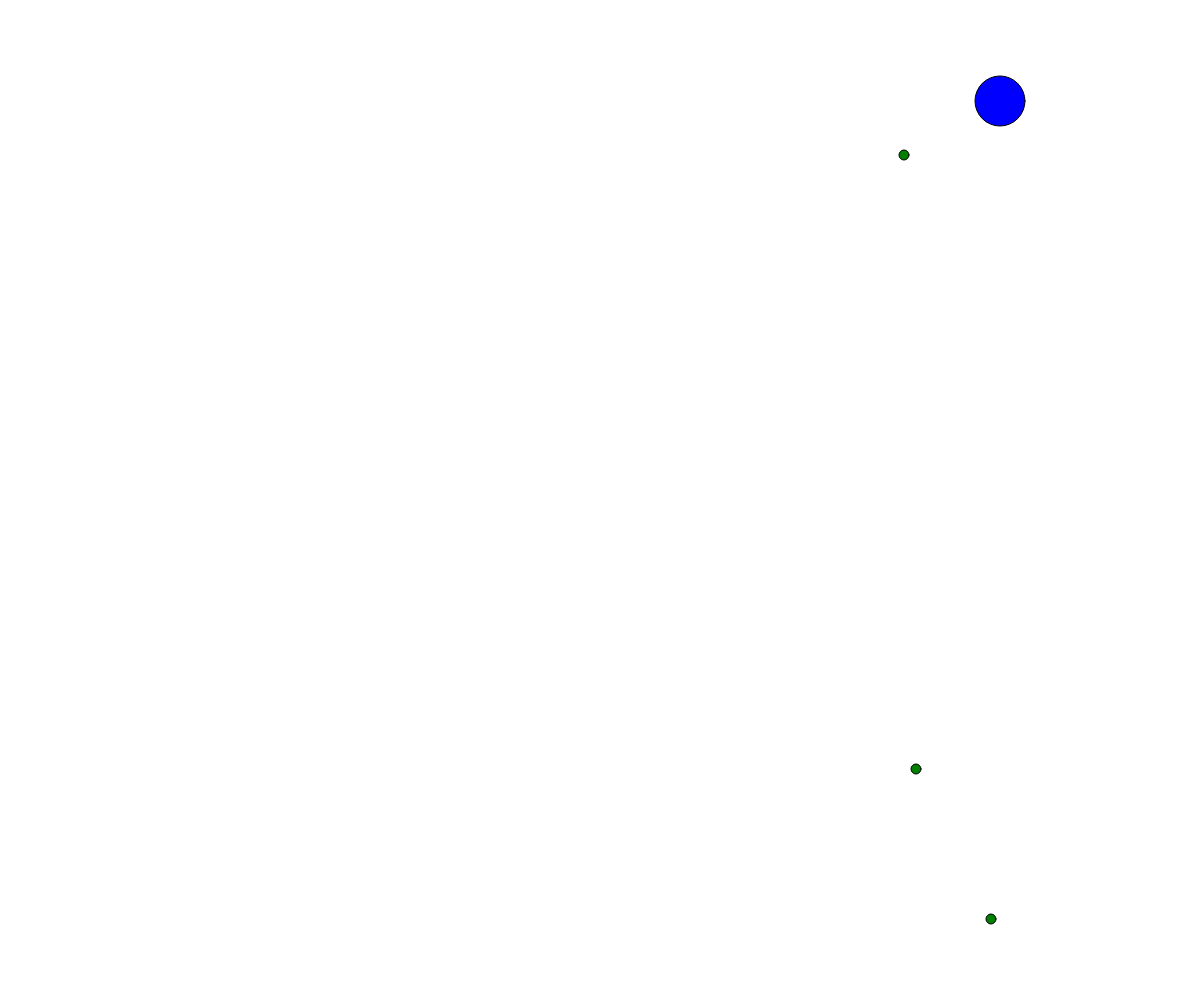
Frame 1 (no input)
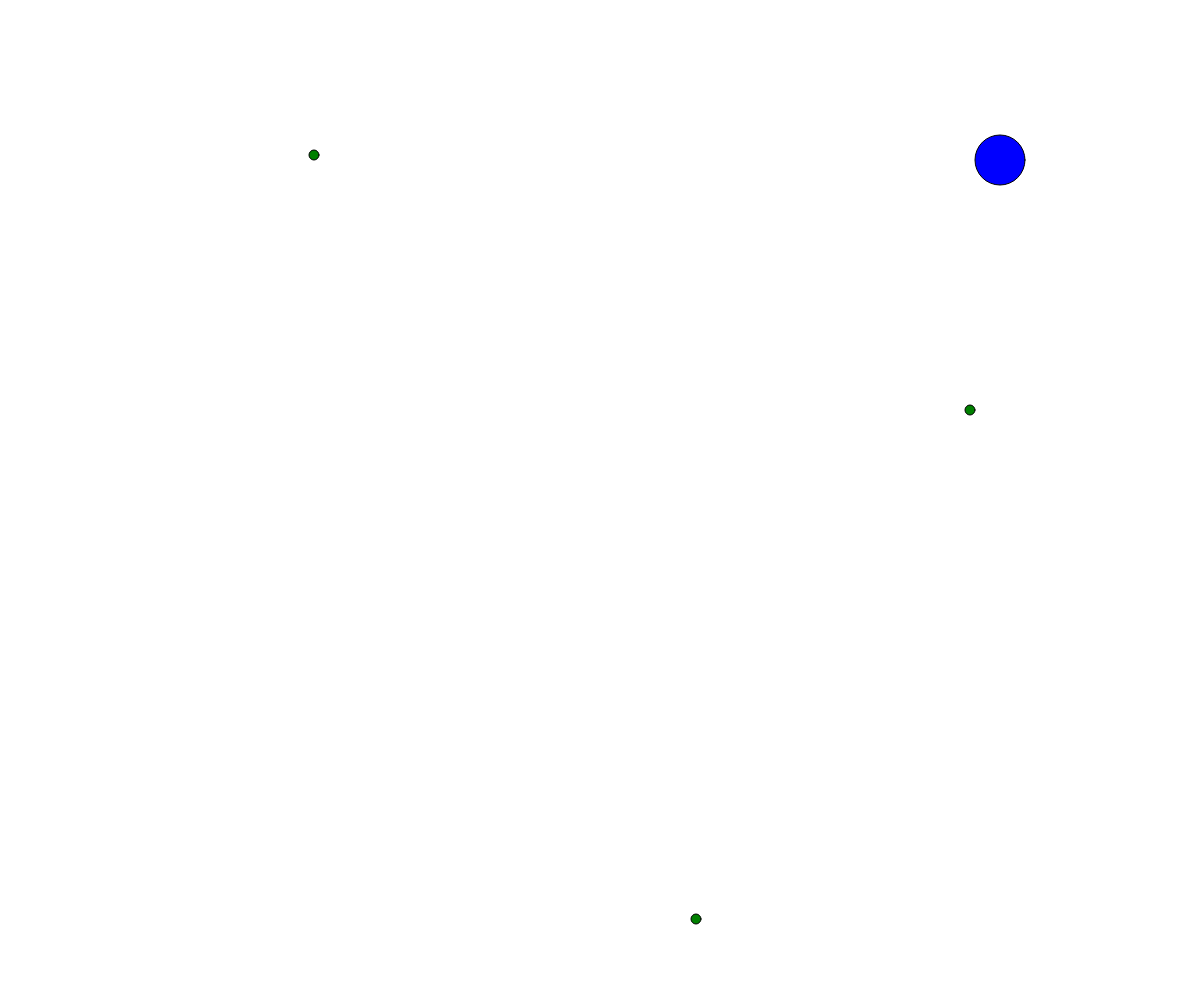
Frame 60 (no input)
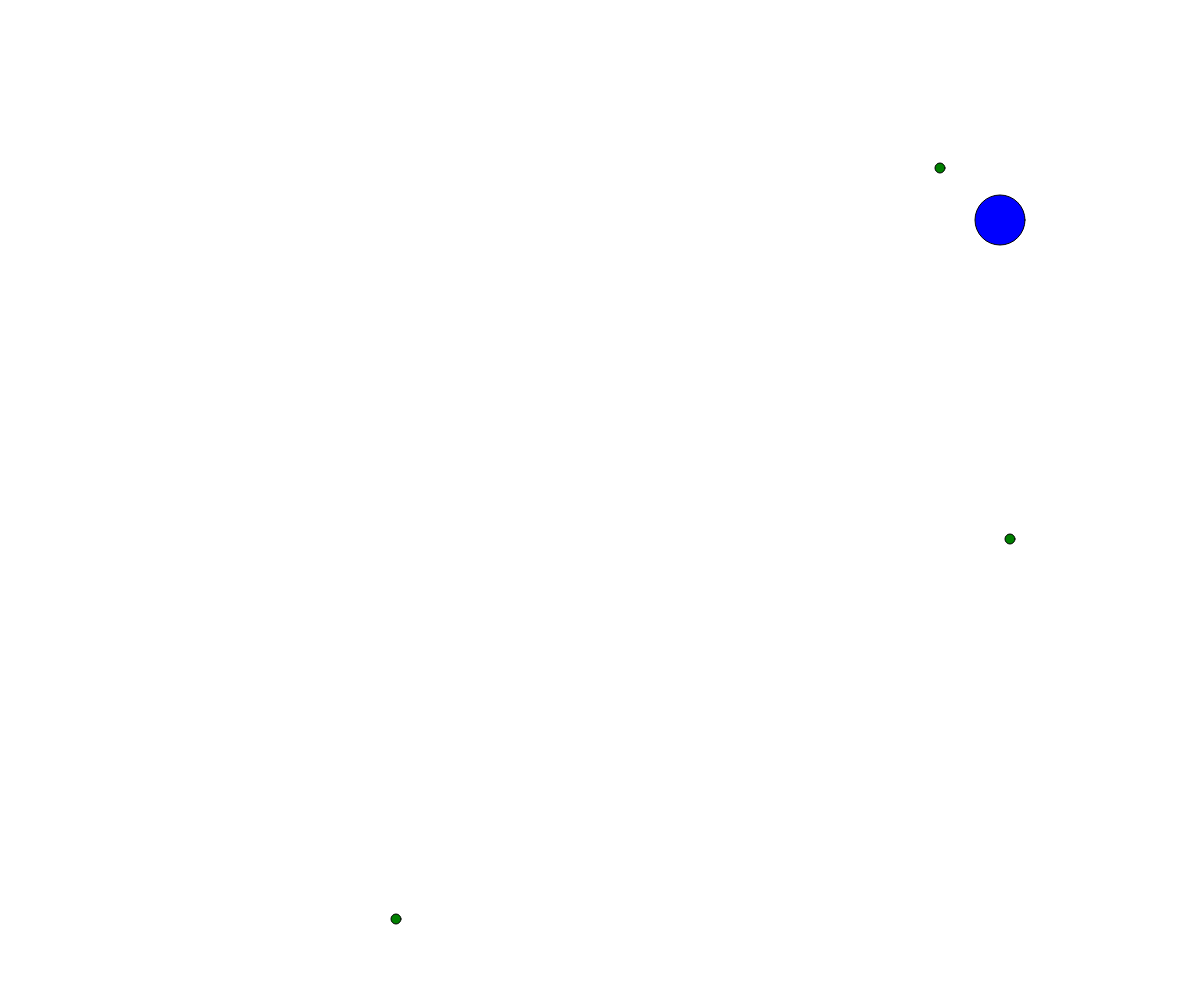
Frame 120 (the mouse pressed at the canvas centre since frame 60)

The p5.js sketch that drew these frames (run headless with seeded random() and noise() and a simulated clock; from frame 60 on, the mouse is pressed at the canvas centre):

// p5.js sketch
// ── sketch.js
var a = 20;
let b = 200;
let c = 300;
let d = 400;
let e = 500;
let f = 600;
let g = 700;
let h = 800;
let i = 900;
let j = 1000;



const canvasWidth = window.innerWidth;
const canvasHeight = window.innerHeight;



function randomShot(min, max) {
    // min and max included 
    return Math.random() * (max - min + 1) + min;
}

function randomInt(min, max) {
    // min and max included 
    return Math.floor(randomShot(min, max));
}


function setup() {
    createCanvas(canvasWidth, canvasHeight);
}



const dartsList = [
    {
        x: randomInt(canvasWidth-300, canvasWidth - 200),
        y: randomInt(50, canvasHeight - 55),
        width: 10,
        speed: -5,
        color: 'green',
    },{
        x: randomInt(canvasWidth-300, canvasWidth - 200),
        y: randomInt(50, canvasHeight - 55),
        width: 10,
        speed: -10,
        color: 'green',
    },{
        x: randomInt(canvasWidth-300, canvasWidth - 200),
        y: randomInt(50, canvasHeight - 55),
        width: 10,
        speed: -20,
        color: 'green',
    },
    

]

const player = {
    x: canvasWidth -200,
    y: 100,
    width: 50,
    speed: 1,
    color: 'blue',
}





// for (let i = 0; i < dartsList.length; i++) {
//     let darts = dartsList[i];
//     circle(darts.x, darts.y, darts.width);
//     // dartsList.y += dartsList.speed;
//     // if (darts.x < -10) {
//     //     darts.x = canvasWidth + 10;
//     //     darts.y = randomInt(400, 505)
//     // }
// }




function draw() {


    clear();


 
    //SPEED
    player.y += player.speed;
   
    
    
    // draw player:
    fill(player.color);
    circle(player.x, player.y, player.width);
   

    for (let i = 0; i < dartsList.length; i++) {
        let darts = dartsList[i];
        fill(darts.color)
        circle(darts.x, darts.y, darts.width);
        darts.x += darts.speed
        // dartsList.y += dartsList.speed;
        if (darts.x < -10) {
            darts.x = canvasWidth + 10;
            darts.y = randomInt(55, canvasHeight-55)
            player.x 
        }
    }




   
    if (player.x < -10 || player.y > canvasHeight) {
        player.x = canvasWidth / 2;
        player.y = 100
    }
    
    const topPlayer = player.y - player.width / 2;
    const bottomPlayer = player.y + player.width / 2;
    const rightPlayer = player.x + player.width / 2;
    const leftPlayer = player.x - player.width / 2;


  

    // // HOW TO GET PUSHED
    for (let i = 0; i < dartsList.length; i++) {
        let darts = dartsList[i];

        const topDart = darts.y - darts.width / 2;
        const bottomDart = darts.y + darts.width / 2;
        const rightDart = darts.x + darts.width / 2;
        const leftDart = darts.x - darts.width / 2;
        
        if (
            bottomPlayer >= topDart &&
            rightPlayer >= leftDart &&
            leftPlayer <= rightDart &&
            topPlayer <= bottomDart

        ) {
            dartsList.speed = dartsList.speed;
            player.x = darts.x - 25;
        } else {
            player.speed = 1;
            // player.color = 'blue';
        }

     }



   

    }

    


    function moveController(ev) {
        console.log(ev.code);
      


        if (ev.code === 'ArrowUp') {
            player.y = player.y - a;
        }

        if (ev.code === 'ArrowDown' && player.color === 'blue') {
            player.y = player.y + a;
        }

        // if (ev.code ==='Space') {
        //     player.width=player.width+10;
        // }

        // if (ev.code ==='KeyM') {
        //     player.width=player.width-10;
        // }

    }
    document.addEventListener('keydown', moveController);
